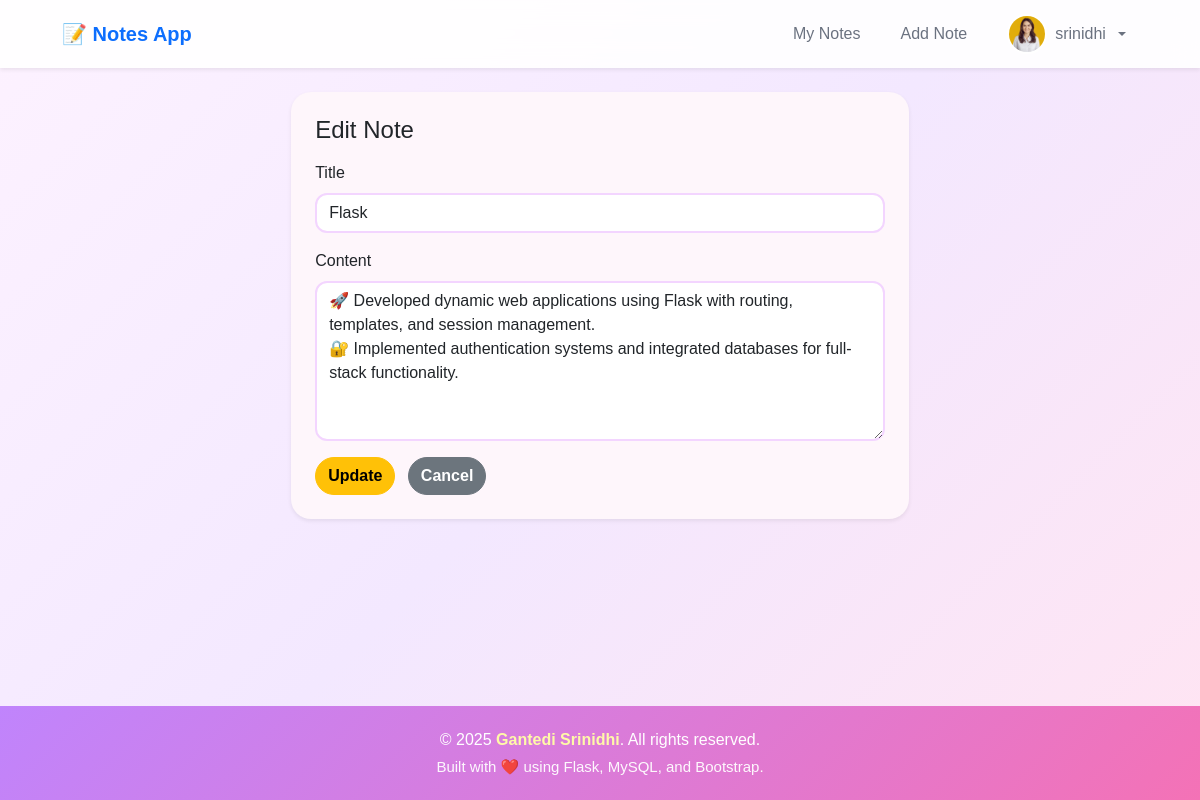
The page /updatenote/3 (signed in) on the database its author committed.
### tables this page shows
CREATE TABLE notes (
    id INTEGER PRIMARY KEY AUTOINCREMENT,
    title TEXT NOT NULL,
    content TEXT NOT NULL,
    user_id INTEGER NOT NULL,
    created_at TIMESTAMP DEFAULT CURRENT_TIMESTAMP,
    is_pinned INTEGER DEFAULT 0,
    FOREIGN KEY (user_id) REFERENCES users (id)
);

### app.py (the view, shortened to what this page needs)
@app.route('/updatenote/<int:note_id>', methods=['GET', 'POST'])
def updatenote(note_id):
    if 'user_id' not in session:
        return redirect('/login')
    user_id = session['user_id']
    conn = get_db_connection()
    cur = conn.cursor()
    cur.execute("SELECT id, title, content FROM notes WHERE id = ? AND user_id = ?", (note_id, user_id))
    row = cur.fetchone()
    if row:
        note = {
        "id": row[0],
        "title": row[1],
        "content": row[2]
    }
    else:
        note = None
    if not note:
        cur.close()
        conn.close()
        flash("You are not authorized to edit this note.", "danger")
        return redirect('/viewall')
    cur.close()
    conn.close()
    return render_template('updatenote.html', note=note)

### app.py (called while the page is built)
def get_db_connection():
    conn = sqlite3.connect('notes.db')
    conn.row_factory = sqlite3.Row
    return conn

### templates/updatenote.html (shortened to what this page needs)
{% extends 'base.html' %}
{% block content %}
<div class="row justify-content-center">
  <div class="col-12 col-md-8 col-lg-7">
    <div class="card shadow-sm">
      <div class="card-body p-4">
        <h4 class="mb-3">Edit Note</h4>
        <form method="POST">
          <div class="mb-3">
            <label class="form-label">Title</label>
            <input name="title" class="form-control" value="{{ note.title }}" required>
          </div>
          <div class="mb-3">
            <label class="form-label">Content</label>
            <textarea name="content" rows="6" class="form-control" required>{{ note.content }}</textarea>
          </div>
          <button class="btn btn-warning" type="submit">Update</button>
          <a class="btn btn-secondary ms-2" href="{{ url_for('viewall') }}">Cancel</a>
        </form>
      </div>
    </div>
  </div>
</div>
{% endblock %}

### static/style.css (style rules this page uses)
a { text-decoration: none !important; }
body { background: linear-gradient(135deg, #fdf2ff, #f3e8ff, #ffe4f2); font-family: 'Poppins', sans-serif; min-height: 100vh; color: #4b5563; }
.card { border-radius: 20px; border: none; background: #fef6fb; box-shadow: 0 8px 25px rgba(168, 85, 247, 0.12); transition: 0.3s; }
.btn { border-radius: 40px; font-weight: 600; }
.form-control { border-radius: 12px; border: 2px solid #f3d5ff; }

### rows shown on the page
notes: title "Flask", content "🚀 Developed dynamic web applications using Flask with routing, templates, and session management. 🔐 Implemented authentication systems and integrated databases for full-stack functionality."

### other values the page prints
{{ session.get('username') }} "srinidhi"
